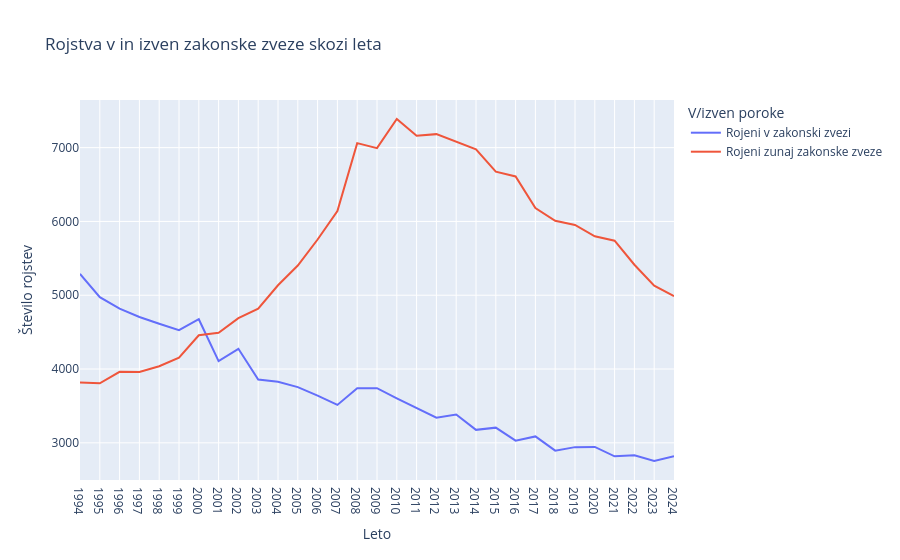

Source (notebook cell):
### Markdown cell above
<p style="font-size:18px;"> Da vidimo kako se količina rojstev zunaj in v zakonski zvezi, ustvarimo graf, kjer lahko zasledimo to spremembo skozi leta. Okoli leta 2000 lahko opazimo spremembo v statistiki, saj rojstva zunaj zakonske zveze postanejo bolj pogosti od rojstev v zakonski zvezi.  </p>

### Code cell
skupaj = ratings[ratings['Starostne skupine'] == 'Starostne skupine - SKUPAJ']
fig = px.line(
    skupaj,
    x='Leto',
    y=['Rojeni v zakonski zvezi', 'Rojeni zunaj zakonske zveze'],
    title='Rojstva v in izven zakonske zveze skozi leta',
    labels={
        'value': 'Število rojstev',
        'Leto': 'Leto',
        'variable': 'V/izven poroke'
    }
)

fig.show()

### Figure 1 — Plotly figure (JSON) as saved in the notebook; plotly's stock layout.template omitted (floating-point values rounded to 4 significant figures)
{"data": [{"hovertemplate": "V/izven poroke=Rojeni v zakonski zvezi<br>Leto=%{x}<br>Število rojstev=%{y}<extra></extra>", "legendgroup": "Rojeni v zakonski zvezi", "line": {"color": "#636efa", "dash": "solid"}, "marker": {"symbol": "circle"}, "mode": "lines", "name": "Rojeni v zakonski zvezi", "orientation": "v", "showlegend": true, "type": "scatter", "x": ["1994", "1995", "1996", "1997", "1998", "1999", "2000", "2001", "2002", "2003", "2004", "2005", "2006", "2007", "2008", "2009", "2010", "2011", "2012", "2013", "2014", "2015", "2016", "2017", "2018", "2019", "2020", "2021", "2022", "2023", "2024"], "xaxis": "x", "y": [5290.0, 4974.0, 4818.0, 4706.0, 4614.0, 4527.0, 4675.0, 4108.0, 4274.0, 3857.0, 3827.0, 3755.0, 3641.0, 3514.0, 3739.0, 3741.0, 3604.0, 3476.0, 3341.0, 3384.0, 3176.0, 3206.0, 3030.0, 3087.0, 2894.0, 2942.0, 2945.0, 2818.0, 2833.0, 2754.0, 2819.0], "yaxis": "y"}, {"hovertemplate": "V/izven poroke=Rojeni zunaj zakonske zveze<br>Leto=%{x}<br>Število rojstev=%{y}<extra></extra>", "legendgroup": "Rojeni zunaj zakonske zveze", "line": {"color": "#EF553B", "dash": "solid"}, "marker": {"symbol": "circle"}, "mode": "lines", "name": "Rojeni zunaj zakonske zveze", "orientation": "v", "showlegend": true, "type": "scatter", "x": ["1994", "1995", "1996", "1997", "1998", "1999", "2000", "2001", "2002", "2003", "2004", "2005", "2006", "2007", "2008", "2009", "2010", "2011", "2012", "2013", "2014", "2015", "2016", "2017", "2018", "2019", "2020", "2021", "2022", "2023", "2024"], "xaxis": "x", "y": [3819.0, 3806.0, 3963.0, 3959.0, 4038.0, 4153.0, 4457.0, 4491.0, 4689.0, 4819.0, 5135.0, 5402.0, 5755.0, 6140.0, 7061.0, 6993.0, 7388.0, 7161.0, 7183.0, 7085.0, 6978.0, 6675.0, 6610.0, 6181.0, 6008.0, 5953.0, 5798.0, 5739.0, 5413.0, 5130.0, 4987.0], "yaxis": "y"}], "layout": {"legend": {"title": {"text": "V/izven poroke"}, "tracegroupgap": 0}, "title": {"text": "Rojstva v in izven zakonske zveze skozi leta"}, "xaxis": {"anchor": "y", "domain": [0, 1], "title": {"text": "Leto"}}, "yaxis": {"anchor": "x", "domain": [0, 1], "title": {"text": "Število rojstev"}}}}
